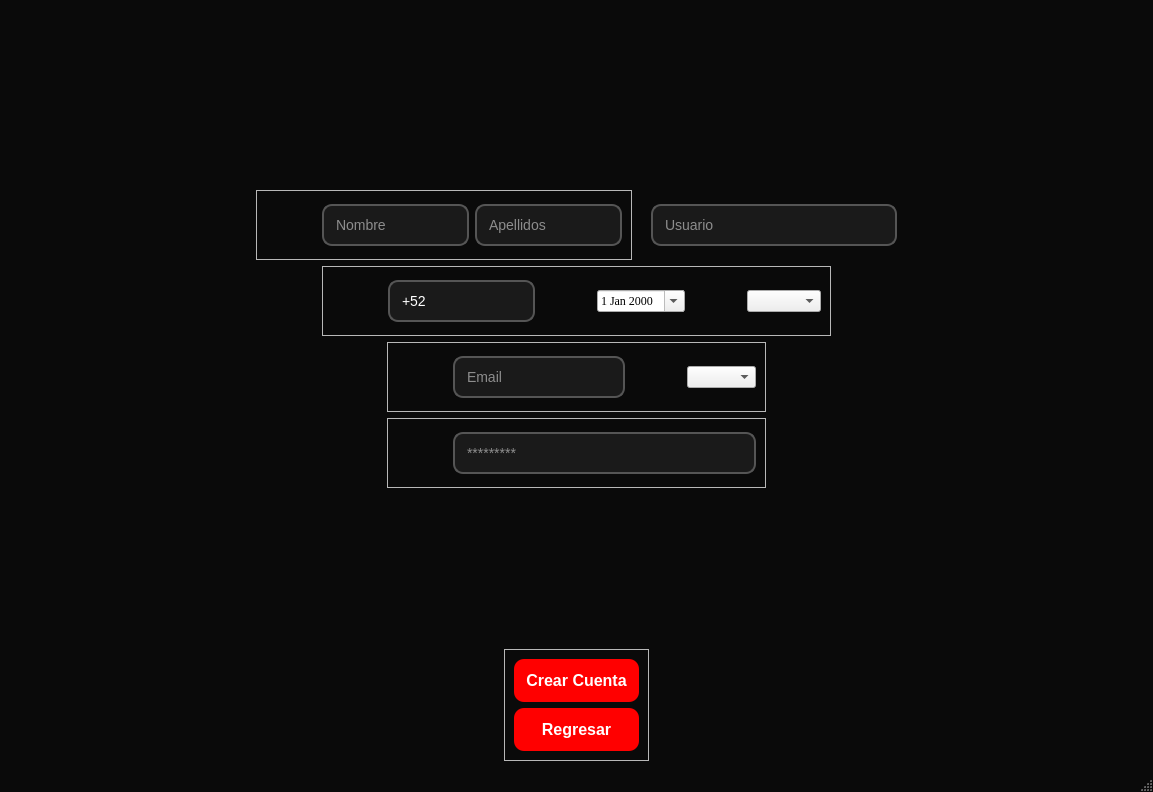
<?xml version="1.0" encoding="UTF-8"?>
<ui version="4.0">
 <class>MainWindow</class>
 <widget class="QMainWindow" name="MainWindow">
  <property name="geometry">
   <rect>
    <x>0</x>
    <y>0</y>
    <width>1153</width>
    <height>792</height>
   </rect>
  </property>
  <property name="minimumSize">
   <size>
    <width>800</width>
    <height>600</height>
   </size>
  </property>
  <property name="maximumSize">
   <size>
    <width>16777215</width>
    <height>16777215</height>
   </size>
  </property>
  <property name="windowTitle">
   <string>MainWindow</string>
  </property>
  <property name="styleSheet">
   <string notr="true">/* =========================================
   1. FONDO DE LA VENTANA (MAINWINDOW)
   ========================================= */
QMainWindow, #centralwidget {
    background-color: #0a0a0a; /* Negro oscuro profundo */
}

/* =========================================
   2. TEXTOS (LABELS)
   ========================================= */
QLabel {
    color: #ffffff; /* Texto blanco */
}

/* =========================================
   3. CAJAS DE TEXTO (USUARIO Y CONTRASEÑA)
   ========================================= */
QLineEdit {
    background-color: rgba(30, 30, 30, 200); /* Gris oscuro semi-transparente */
    border: 2px solid #555555; /* Borde gris apagado por defecto */
    border-radius: 10px; /* Esquinas redondeadas */
    color: #ffffff; /* Letras blancas al escribir */
    padding: 10px;
    font-size: 14px;
}

/* Efecto Neón cuando le das clic a la caja para escribir */
QLineEdit:focus {
    border: 2px solid #ff0000; /* Borde rojo brillante */
    background-color: rgba(50, 20, 20, 200); /* Un ligero tono rojizo en el fondo */
}

/* =========================================
   4. BOTÓN PRINCIPAL (ENTRAR)
   ========================================= */
QPushButton {
    background-color: #ff0000; /* Rojo sólido ZoomFit */
    color: white;
    border-radius: 10px;
    padding: 12px;
    font-size: 16px;
    font-weight: bold;
}

/* Efecto cuando pasas el mouse por encima del botón */
QPushButton:hover {
    background-color: #cc0000; /* Rojo más oscuro para dar efecto de clic */
}</string>
  </property>
  <widget class="QWidget" name="centralwidget">
   <layout class="QVBoxLayout" name="verticalLayout_4">
    <item>
     <layout class="QVBoxLayout" name="verticalLayout_3">
      <item>
       <layout class="QHBoxLayout" name="horizontalLayout_7">
        <item>
         <spacer name="horizontalSpacer">
          <property name="orientation">
           <enum>Qt::Horizontal</enum>
          </property>
          <property name="sizeType">
           <enum>QSizePolicy::Ignored</enum>
          </property>
          <property name="sizeHint" stdset="0">
           <size>
            <width>40</width>
            <height>20</height>
           </size>
          </property>
         </spacer>
        </item>
        <item>
         <widget class="QLabel" name="label">
          <property name="sizePolicy">
           <sizepolicy hsizetype="Ignored" vsizetype="Preferred">
            <horstretch>0</horstretch>
            <verstretch>0</verstretch>
           </sizepolicy>
          </property>
          <property name="maximumSize">
           <size>
            <width>16777215</width>
            <height>350</height>
           </size>
          </property>
          <property name="text">
           <string/>
          </property>
          <property name="pixmap">
           <pixmap>img/crearcuenta4.png</pixmap>
          </property>
          <property name="scaledContents">
           <bool>true</bool>
          </property>
         </widget>
        </item>
        <item>
         <spacer name="horizontalSpacer_2">
          <property name="orientation">
           <enum>Qt::Horizontal</enum>
          </property>
          <property name="sizeType">
           <enum>QSizePolicy::Ignored</enum>
          </property>
          <property name="sizeHint" stdset="0">
           <size>
            <width>40</width>
            <height>20</height>
           </size>
          </property>
         </spacer>
        </item>
       </layout>
      </item>
      <item>
       <spacer name="verticalSpacer">
        <property name="orientation">
         <enum>Qt::Vertical</enum>
        </property>
        <property name="sizeHint" stdset="0">
         <size>
          <width>20</width>
          <height>40</height>
         </size>
        </property>
       </spacer>
      </item>
      <item>
       <layout class="QHBoxLayout" name="horizontalLayout_9">
        <item>
         <spacer name="horizontalSpacer_3">
          <property name="orientation">
           <enum>Qt::Horizontal</enum>
          </property>
          <property name="sizeHint" stdset="0">
           <size>
            <width>40</width>
            <height>20</height>
           </size>
          </property>
         </spacer>
        </item>
        <item>
         <widget class="QFrame" name="frame">
          <property name="frameShape">
           <enum>QFrame::StyledPanel</enum>
          </property>
          <property name="frameShadow">
           <enum>QFrame::Raised</enum>
          </property>
          <layout class="QHBoxLayout" name="horizontalLayout_10">
           <item>
            <widget class="QLabel" name="label_2">
             <property name="minimumSize">
              <size>
               <width>50</width>
               <height>50</height>
              </size>
             </property>
             <property name="maximumSize">
              <size>
               <width>50</width>
               <height>50</height>
              </size>
             </property>
             <property name="text">
              <string/>
             </property>
             <property name="pixmap">
              <pixmap>img/Icono de persona en neón rojo.png</pixmap>
             </property>
             <property name="scaledContents">
              <bool>true</bool>
             </property>
            </widget>
           </item>
           <item>
            <widget class="QLineEdit" name="lineEdit">
             <property name="font">
              <font>
               <pointsize>-1</pointsize>
              </font>
             </property>
             <property name="placeholderText">
              <string>Nombre</string>
             </property>
            </widget>
           </item>
           <item>
            <widget class="QLineEdit" name="lineEdit_2">
             <property name="font">
              <font>
               <pointsize>-1</pointsize>
              </font>
             </property>
             <property name="placeholderText">
              <string>Apellidos</string>
             </property>
            </widget>
           </item>
          </layout>
         </widget>
        </item>
        <item>
         <widget class="QLabel" name="label_9">
          <property name="text">
           <string/>
          </property>
          <property name="pixmap">
           <pixmap>img/icons8-usuario-24.png</pixmap>
          </property>
         </widget>
        </item>
        <item>
         <widget class="QLineEdit" name="lineEdit_6">
          <property name="placeholderText">
           <string>Usuario</string>
          </property>
         </widget>
        </item>
        <item>
         <spacer name="horizontalSpacer_4">
          <property name="orientation">
           <enum>Qt::Horizontal</enum>
          </property>
          <property name="sizeHint" stdset="0">
           <size>
            <width>40</width>
            <height>20</height>
           </size>
          </property>
         </spacer>
        </item>
       </layout>
      </item>
      <item>
       <layout class="QHBoxLayout" name="horizontalLayout_12">
        <item>
         <spacer name="horizontalSpacer_6">
          <property name="orientation">
           <enum>Qt::Horizontal</enum>
          </property>
          <property name="sizeHint" stdset="0">
           <size>
            <width>40</width>
            <height>20</height>
           </size>
          </property>
         </spacer>
        </item>
        <item>
         <widget class="QFrame" name="frame_2">
          <property name="frameShape">
           <enum>QFrame::StyledPanel</enum>
          </property>
          <property name="frameShadow">
           <enum>QFrame::Raised</enum>
          </property>
          <layout class="QHBoxLayout" name="horizontalLayout_11">
           <item>
            <widget class="QLabel" name="label_3">
             <property name="minimumSize">
              <size>
               <width>50</width>
               <height>50</height>
              </size>
             </property>
             <property name="maximumSize">
              <size>
               <width>50</width>
               <height>50</height>
              </size>
             </property>
             <property name="text">
              <string/>
             </property>
             <property name="pixmap">
              <pixmap>img/ChatGPT Image 7 abr 2026, 22_24_37.png</pixmap>
             </property>
             <property name="scaledContents">
              <bool>true</bool>
             </property>
            </widget>
           </item>
           <item>
            <widget class="QLineEdit" name="lineEdit_3">
             <property name="maximumSize">
              <size>
               <width>300</width>
               <height>16777215</height>
              </size>
             </property>
             <property name="font">
              <font>
               <pointsize>-1</pointsize>
              </font>
             </property>
             <property name="inputMask">
              <string>+52 999 999 9999</string>
             </property>
             <property name="text">
              <string>+52   </string>
             </property>
             <property name="placeholderText">
              <string>Numero</string>
             </property>
            </widget>
           </item>
           <item>
            <widget class="QLabel" name="label_4">
             <property name="minimumSize">
              <size>
               <width>50</width>
               <height>50</height>
              </size>
             </property>
             <property name="maximumSize">
              <size>
               <width>50</width>
               <height>50</height>
              </size>
             </property>
             <property name="text">
              <string/>
             </property>
             <property name="pixmap">
              <pixmap>img/Icono de calendario con pastel.png</pixmap>
             </property>
             <property name="scaledContents">
              <bool>true</bool>
             </property>
            </widget>
           </item>
           <item>
            <widget class="QDateEdit" name="dateEdit">
             <property name="font">
              <font>
               <family>Times New Roman</family>
              </font>
             </property>
             <property name="calendarPopup">
              <bool>true</bool>
             </property>
            </widget>
           </item>
           <item>
            <widget class="QLabel" name="label_5">
             <property name="minimumSize">
              <size>
               <width>50</width>
               <height>50</height>
              </size>
             </property>
             <property name="maximumSize">
              <size>
               <width>50</width>
               <height>50</height>
              </size>
             </property>
             <property name="text">
              <string/>
             </property>
             <property name="pixmap">
              <pixmap>img/Icono de tarjeta de membresía roja.png</pixmap>
             </property>
             <property name="scaledContents">
              <bool>true</bool>
             </property>
            </widget>
           </item>
           <item>
            <widget class="QComboBox" name="comboBox">
             <property name="font">
              <font>
               <family>Times New Roman</family>
              </font>
             </property>
             <item>
              <property name="text">
               <string/>
              </property>
             </item>
             <item>
              <property name="text">
               <string>Básica</string>
              </property>
             </item>
             <item>
              <property name="text">
               <string>Standart</string>
              </property>
             </item>
             <item>
              <property name="text">
               <string>Premium</string>
              </property>
             </item>
            </widget>
           </item>
          </layout>
         </widget>
        </item>
        <item>
         <spacer name="horizontalSpacer_5">
          <property name="orientation">
           <enum>Qt::Horizontal</enum>
          </property>
          <property name="sizeHint" stdset="0">
           <size>
            <width>40</width>
            <height>20</height>
           </size>
          </property>
         </spacer>
        </item>
       </layout>
      </item>
      <item>
       <layout class="QHBoxLayout" name="horizontalLayout_13">
        <item>
         <spacer name="horizontalSpacer_7">
          <property name="orientation">
           <enum>Qt::Horizontal</enum>
          </property>
          <property name="sizeHint" stdset="0">
           <size>
            <width>40</width>
            <height>20</height>
           </size>
          </property>
         </spacer>
        </item>
        <item>
         <widget class="QFrame" name="frame_3">
          <property name="frameShape">
           <enum>QFrame::StyledPanel</enum>
          </property>
          <property name="frameShadow">
           <enum>QFrame::Raised</enum>
          </property>
          <layout class="QHBoxLayout" name="horizontalLayout_14">
           <item>
            <widget class="QLabel" name="label_6">
             <property name="minimumSize">
              <size>
               <width>50</width>
               <height>50</height>
              </size>
             </property>
             <property name="maximumSize">
              <size>
               <width>50</width>
               <height>50</height>
              </size>
             </property>
             <property name="text">
              <string/>
             </property>
             <property name="pixmap">
              <pixmap>img/Sobre un fondo transparente con destellos rojos.png</pixmap>
             </property>
             <property name="scaledContents">
              <bool>true</bool>
             </property>
            </widget>
           </item>
           <item>
            <widget class="QLineEdit" name="lineEdit_4">
             <property name="maximumSize">
              <size>
               <width>500</width>
               <height>16777215</height>
              </size>
             </property>
             <property name="font">
              <font>
               <pointsize>-1</pointsize>
              </font>
             </property>
             <property name="placeholderText">
              <string>Email</string>
             </property>
            </widget>
           </item>
           <item>
            <widget class="QLabel" name="label_7">
             <property name="minimumSize">
              <size>
               <width>50</width>
               <height>50</height>
              </size>
             </property>
             <property name="maximumSize">
              <size>
               <width>50</width>
               <height>50</height>
              </size>
             </property>
             <property name="text">
              <string/>
             </property>
             <property name="pixmap">
              <pixmap>img/Símbolos de género interconectados en rojo.png</pixmap>
             </property>
             <property name="scaledContents">
              <bool>true</bool>
             </property>
            </widget>
           </item>
           <item>
            <widget class="QComboBox" name="comboBox_2">
             <property name="font">
              <font>
               <family>Times New Roman</family>
              </font>
             </property>
             <property name="currentText">
              <string/>
             </property>
             <item>
              <property name="text">
               <string/>
              </property>
             </item>
             <item>
              <property name="text">
               <string>Hombre</string>
              </property>
             </item>
             <item>
              <property name="text">
               <string>Mujer</string>
              </property>
             </item>
            </widget>
           </item>
          </layout>
         </widget>
        </item>
        <item>
         <spacer name="horizontalSpacer_8">
          <property name="orientation">
           <enum>Qt::Horizontal</enum>
          </property>
          <property name="sizeHint" stdset="0">
           <size>
            <width>40</width>
            <height>20</height>
           </size>
          </property>
         </spacer>
        </item>
       </layout>
      </item>
      <item>
       <layout class="QHBoxLayout" name="horizontalLayout_15">
        <item>
         <spacer name="horizontalSpacer_9">
          <property name="orientation">
           <enum>Qt::Horizontal</enum>
          </property>
          <property name="sizeHint" stdset="0">
           <size>
            <width>40</width>
            <height>20</height>
           </size>
          </property>
         </spacer>
        </item>
        <item>
         <widget class="QFrame" name="frame_4">
          <property name="maximumSize">
           <size>
            <width>500</width>
            <height>16777215</height>
           </size>
          </property>
          <property name="frameShape">
           <enum>QFrame::StyledPanel</enum>
          </property>
          <property name="frameShadow">
           <enum>QFrame::Raised</enum>
          </property>
          <layout class="QHBoxLayout" name="horizontalLayout_16">
           <item>
            <widget class="QLabel" name="label_8">
             <property name="minimumSize">
              <size>
               <width>50</width>
               <height>50</height>
              </size>
             </property>
             <property name="maximumSize">
              <size>
               <width>50</width>
               <height>50</height>
              </size>
             </property>
             <property name="text">
              <string/>
             </property>
             <property name="pixmap">
              <pixmap>img/Candado rojo brillante en el aire.png</pixmap>
             </property>
             <property name="scaledContents">
              <bool>true</bool>
             </property>
            </widget>
           </item>
           <item>
            <widget class="QLineEdit" name="lineEdit_5">
             <property name="font">
              <font>
               <pointsize>-1</pointsize>
              </font>
             </property>
             <property name="echoMode">
              <enum>QLineEdit::Password</enum>
             </property>
             <property name="placeholderText">
              <string>*********</string>
             </property>
            </widget>
           </item>
          </layout>
         </widget>
        </item>
        <item>
         <spacer name="horizontalSpacer_10">
          <property name="orientation">
           <enum>Qt::Horizontal</enum>
          </property>
          <property name="sizeHint" stdset="0">
           <size>
            <width>40</width>
            <height>20</height>
           </size>
          </property>
         </spacer>
        </item>
       </layout>
      </item>
      <item>
       <spacer name="verticalSpacer_2">
        <property name="orientation">
         <enum>Qt::Vertical</enum>
        </property>
        <property name="sizeHint" stdset="0">
         <size>
          <width>20</width>
          <height>40</height>
         </size>
        </property>
       </spacer>
      </item>
      <item>
       <layout class="QHBoxLayout" name="horizontalLayout_3">
        <item>
         <spacer name="horizontalSpacer_11">
          <property name="orientation">
           <enum>Qt::Horizontal</enum>
          </property>
          <property name="sizeHint" stdset="0">
           <size>
            <width>40</width>
            <height>20</height>
           </size>
          </property>
         </spacer>
        </item>
        <item>
         <widget class="QFrame" name="frame_5">
          <property name="frameShape">
           <enum>QFrame::StyledPanel</enum>
          </property>
          <property name="frameShadow">
           <enum>QFrame::Raised</enum>
          </property>
          <layout class="QVBoxLayout" name="verticalLayout">
           <item>
            <widget class="QPushButton" name="pushButton">
             <property name="maximumSize">
              <size>
               <width>300</width>
               <height>16777215</height>
              </size>
             </property>
             <property name="font">
              <font>
               <pointsize>-1</pointsize>
               <weight>75</weight>
               <bold>true</bold>
              </font>
             </property>
             <property name="text">
              <string>Crear Cuenta</string>
             </property>
            </widget>
           </item>
           <item>
            <widget class="QPushButton" name="pushButton_2">
             <property name="font">
              <font>
               <pointsize>-1</pointsize>
               <weight>75</weight>
               <bold>true</bold>
              </font>
             </property>
             <property name="text">
              <string>Regresar</string>
             </property>
            </widget>
           </item>
          </layout>
         </widget>
        </item>
        <item>
         <spacer name="horizontalSpacer_12">
          <property name="orientation">
           <enum>Qt::Horizontal</enum>
          </property>
          <property name="sizeHint" stdset="0">
           <size>
            <width>40</width>
            <height>20</height>
           </size>
          </property>
         </spacer>
        </item>
       </layout>
      </item>
     </layout>
    </item>
   </layout>
  </widget>
  <widget class="QStatusBar" name="statusbar"/>
 </widget>
 <resources/>
 <connections/>
</ui>
